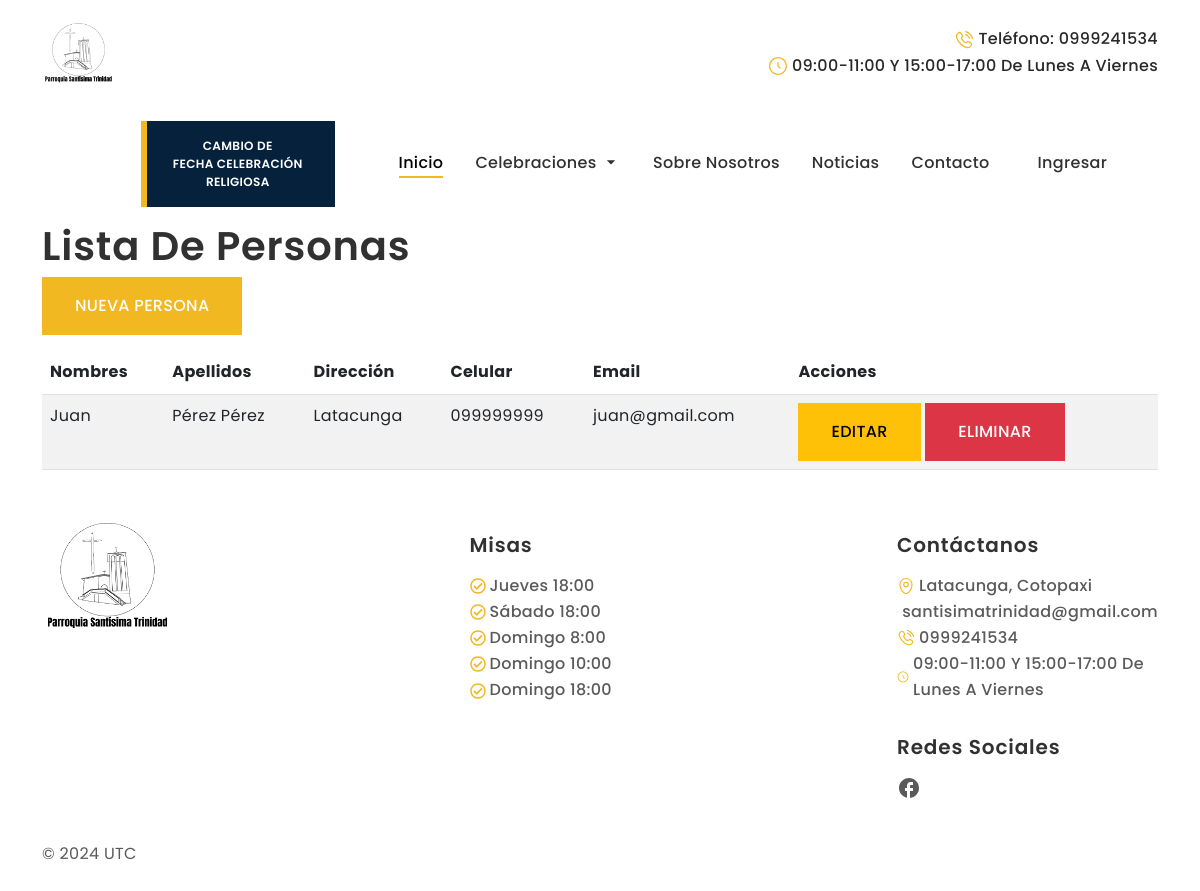
The page /personas/ on the database its author committed.
### Apps/web/models.py (models this page shows, shortened)
class Persona(models.Model):
    apellido1 = models.CharField(max_length=100, verbose_name='Apellido Paterno')
    apellido2 = models.CharField(max_length=100, verbose_name='Apellido Materno')
    nombres = models.CharField(max_length=100, verbose_name='Nombres')
    direccion = models.TextField(verbose_name='Dirección')
    celular = models.CharField(max_length=15, verbose_name='Celular')
    email = models.EmailField(verbose_name='Email')

### Apps/web/views.py (the view)
# urls.py: path('personas/', views.PersonaListView.as_view(), name='persona_list'),
class PersonaListView(ListView):
    model = Persona
    template_name = 'persona_list.html'
    context_object_name = 'personas'

### Apps/web/templates/persona_list.html
{% extends 'base.html' %}
{% block body %}
<div class="container">
    <h1>Lista de Personas</h1>
    <a href="{% url 'persona_create' %}" class="btn btn-primary mb-3">Nueva Persona</a>
</div>
<div class="container table-responsive">
    <table class="table table-striped">
        <thead>
            <tr>
                <th>Nombres</th>
                <th>Apellidos</th>
                <th>Dirección</th>
                <th>Celular</th>
                <th>Email</th>
                <th>Acciones</th>
            </tr>
        </thead>
        <tbody>
            {% for persona in personas %}
            <tr>
                <td>{{ persona.nombres }}</td>
                <td>{{ persona.apellido1 }} {{ persona.apellido2 }}</td>
                <td>{{ persona.direccion }}</td>
                <td>{{ persona.celular }}</td>
                <td>{{ persona.email }}</td>
                <td>
                    <a href="{% url 'persona_update' persona.pk %}" class="btn btn-sm btn-warning">Editar</a>
                    <a href="{% url 'persona_delete' persona.pk %}" class="btn btn-sm btn-danger">Eliminar</a>
                </td>
            </tr>
            {% endfor %}
        </tbody>
    </table>
</div>
{% endblock %}

### static/style.css (style rules this page uses)
:root { --primary-color: #F2B821; --secondary-color: #05213C; --black-color: #292929; --light-black-color: #343536; --dark-color: #313131; --body-color: #5A5A5A; --gray-color: #777F81; --light-color: #fdfdfd; --bs-gray-100: #F6F6F6; --bs-gray-300: #DCDCDC; --bs-primary-text-emphasis: var(--primary-color); --bs-body-color-rgb: 90, 90, 90; --bs-light-rgb: rgba(255, 255, 255, 1); --bs-dark-rgb: 41, 41, 41; --bs-primary-rgb: 178, 142, 113; }
:root { --heading-font: "Poppins", sans-serif; --body-font: "Poppins", sans-serif; }
*, *::before, *::after { -webkit-box-sizing: border-box; -moz-box-sizing: border-box; box-sizing: border-box; }
html { box-sizing: border-box; }
body { background-color: var(--light-color); font-family: var(--body-font); font-size: 16px; font-weight: 400; line-height: 164%; letter-spacing: 0.32px; color: var(--body-color); margin: 0; }
a { color: inherit; text-decoration: none; transition: 0.3s ease-in-out; }
h1, h2, h3, h4, h5, h6 { color: var(--dark-color); font-family: var(--heading-font); text-transform: capitalize; font-weight: 600; letter-spacing: 0.84px; line-height: 115%; }
.btn { --bs-btn-padding-x: 2rem; --bs-btn-padding-y: 1rem; --bs-btn-font-size: 1rem; --bs-btn-font-weight: 500; text-transform: uppercase; border-radius: 0px; transition: all 0.5s ease-in-out; }
.btn-primary { --bs-btn-color: var(--light-color); --bs-btn-bg: var(--primary-color); --bs-btn-border-color: var(--primary-color); --bs-btn-hover-color: var(--light-color); --bs-btn-hover-bg: var(--primary-color); --bs-btn-hover-border-color: var(--primary-color); --bs-btn-focus-shadow-rgb: 49, 132, 253; --bs-btn-active-color: var(--light-color); --bs-btn-active-bg: var(--primary-color); --bs-btn-active-border-color: var(--primary-color); --bs-btn-active-shadow: inset 0 3px 5px rgba(0, 0, 0, 0.125); --bs-btn-disabled-color: var(--light-color); --bs-btn-disabled-bg: var(--primary-color); --bs-btn-disabled-border-color: var(--primary-color); }

### rows shown on the page
Persona: nombres "Juan", apellido1 "Pérez", apellido2 "Pérez", direccion "Latacunga", celular "099999999", email "juan@gmail.com"
